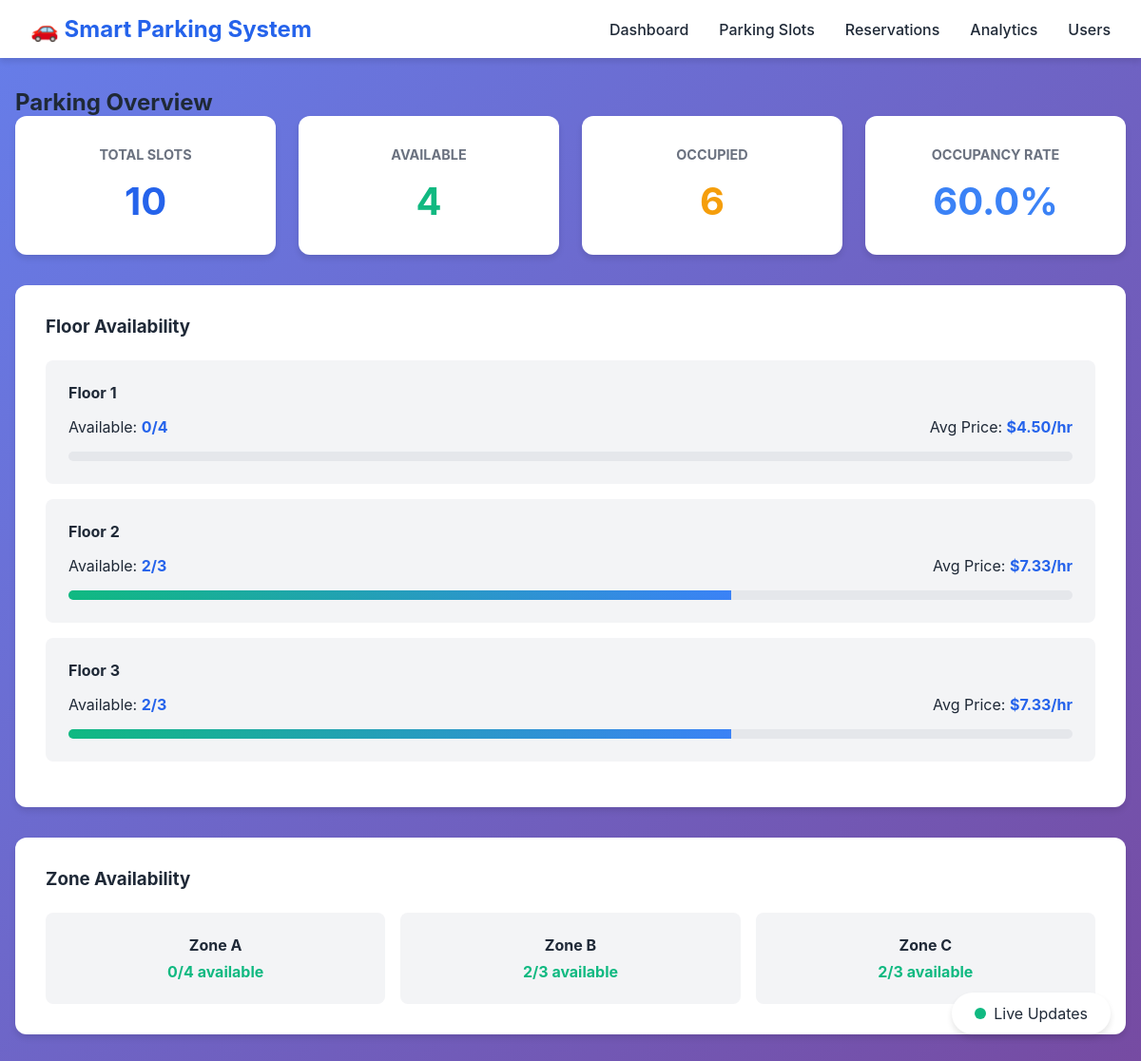
The page / on the database its author committed.
### tables this page shows
CREATE TABLE parking_slots (
                slot_id INTEGER PRIMARY KEY AUTOINCREMENT,
                slot_number VARCHAR(10) UNIQUE NOT NULL,
                floor_number INTEGER NOT NULL,
                zone VARCHAR(50),
                slot_type VARCHAR(20) DEFAULT 'regular',
                is_available BOOLEAN DEFAULT 1,
                price_per_hour DECIMAL(10,2) DEFAULT 5.00,
                created_at TIMESTAMP DEFAULT CURRENT_TIMESTAMP
            );

### app.py (the view)
@app.route('/')
def index():
    summary = parking.get_availability_summary()
    return render_template('dashboard.html', summary=summary)

### parking_system.py (called while the page is built)
    def connect(self):
        self.conn = sqlite3.connect(self.db_name)
        self.cursor = self.conn.cursor()

    def close(self):
        if self.conn:
            self.conn.close()

### templates/dashboard.html (shortened to what this page needs)
{% extends "base.html" %}
{% block content %}
<div class="dashboard">
    <h2>Parking Overview</h2>
    <div class="stats-grid">
        <div class="stat-card">
            <h3>Total Slots</h3>
            <p class="stat-number" id="total-slots">{{ summary.total_slots }}</p>
        </div>
        <div class="stat-card success">
            <h3>Available</h3>
            <p class="stat-number" id="available-slots">{{ summary.available_slots }}</p>
        </div>
        <div class="stat-card warning">
            <h3>Occupied</h3>
            <p class="stat-number" id="occupied-slots">{{ summary.occupied_slots }}</p>
        </div>
        <div class="stat-card info">
            <h3>Occupancy Rate</h3>
            <p class="stat-number" id="occupancy-rate">{{ summary.occupancy_rate }}%</p>
        </div>
    </div>
    <div class="floor-overview">
        <h3>Floor Availability</h3>
        <div id="floor-data">
            {% for floor in summary.by_floor %}
            <div class="floor-card">
                <h4>Floor {{ floor[0] }}</h4>
                <div class="floor-stats">
                    <p>Available: <span class="highlight">{{ floor[2]|int }}/{{ floor[1] }}</span></p>
                    <p>Avg Price: <span class="highlight">${{ "%.2f"|format(floor[3]) }}/hr</span></p>
                </div>
                <div class="progress-bar">
                    <div class="progress-fill" style="width: {{ (floor[2] / floor[1] * 100)|int }}%"></div>
                </div>
            </div>
            {% endfor %}
        </div>
    </div>
    <div class="zone-overview">
        <h3>Zone Availability</h3>
        <div id="zone-data" class="zone-grid">
            {% for zone in summary.by_zone %}
            <div class="zone-card">
                <h4>{{ zone[0] }}</h4>
                <p class="zone-available">{{ zone[2]|int }}/{{ zone[1] }} available</p>
            </div>
            {% endfor %}
        </div>
    </div>
</div>
{% endblock %}

### static/style.css (style rules this page uses)
* { margin: 0; padding: 0; box-sizing: border-box; }
:root { --primary: #2563eb; --success: #10b981; --warning: #f59e0b; --danger: #ef4444; --info: #3b82f6; --dark: #1f2937; --light: #f3f4f6; --white: #ffffff; --shadow: 0 4px 6px rgba(0, 0, 0, 0.1); }
body { font-family: -apple-system, BlinkMacSystemFont, 'Segoe UI', Roboto, Oxygen, Ubuntu, Cantarell, sans-serif; background: linear-gradient(135deg, #667eea 0%, #764ba2 100%); min-height: 100vh; color: var(--dark); }
.stats-grid { display: grid; grid-template-columns: repeat(auto-fit, minmax(250px, 1fr)); gap: 1.5rem; margin-bottom: 2rem; }
.stat-card { background: var(--white); padding: 2rem; border-radius: 12px; box-shadow: var(--shadow); text-align: center; transition: transform 0.3s; }
.stat-card h3 { color: #6b7280; font-size: 0.9rem; text-transform: uppercase; margin-bottom: 1rem; }
.stat-number { font-size: 2.5rem; font-weight: bold; color: var(--primary); }
.stat-card.success .stat-number { color: var(--success); }
.stat-card.warning .stat-number { color: var(--warning); }
.stat-card.info .stat-number { color: var(--info); }
.floor-overview, .zone-overview { background: var(--white); padding: 2rem; border-radius: 12px; box-shadow: var(--shadow); margin-bottom: 2rem; }
.floor-overview h3, .zone-overview h3 { margin-bottom: 1.5rem; color: var(--dark); }
.floor-card { background: var(--light); padding: 1.5rem; border-radius: 8px; margin-bottom: 1rem; }
.floor-stats { display: flex; justify-content: space-between; margin: 1rem 0; }
.progress-bar { background: #e5e7eb; border-radius: 10px; height: 10px; overflow: hidden; }
.progress-fill { background: linear-gradient(90deg, var(--success), var(--info)); height: 100%; transition: width 0.5s; }
.zone-grid { display: grid; grid-template-columns: repeat(auto-fit, minmax(200px, 1fr)); gap: 1rem; }
.zone-card { background: var(--light); padding: 1.5rem; border-radius: 8px; text-align: center; }
.zone-available { color: var(--success); font-weight: bold; margin-top: 0.5rem; }
.highlight { color: var(--primary); font-weight: bold; }

### rows shown on the page
parking_slots: zone "Zone A", is_available "0", slot_id "4"

### other values the page prints
{{ summary.total_slots }} "10"
{{ summary.available_slots }} "4"
{{ summary.occupied_slots }} "6"
{{ summary.occupancy_rate }} "60.0"
{{ floor[0] }} "1" "2" "3"
{{ floor[2]|int }} "0" "2" "2"
{{ floor[1] }} "4" "3" "3"
{{ "%.2f"|format(floor[3]) }} "4.50" "7.33" "7.33"
{{ zone[0] }} "Zone B" "Zone C"
{{ zone[2]|int }} "2" "2"
{{ zone[1] }} "3" "3"
